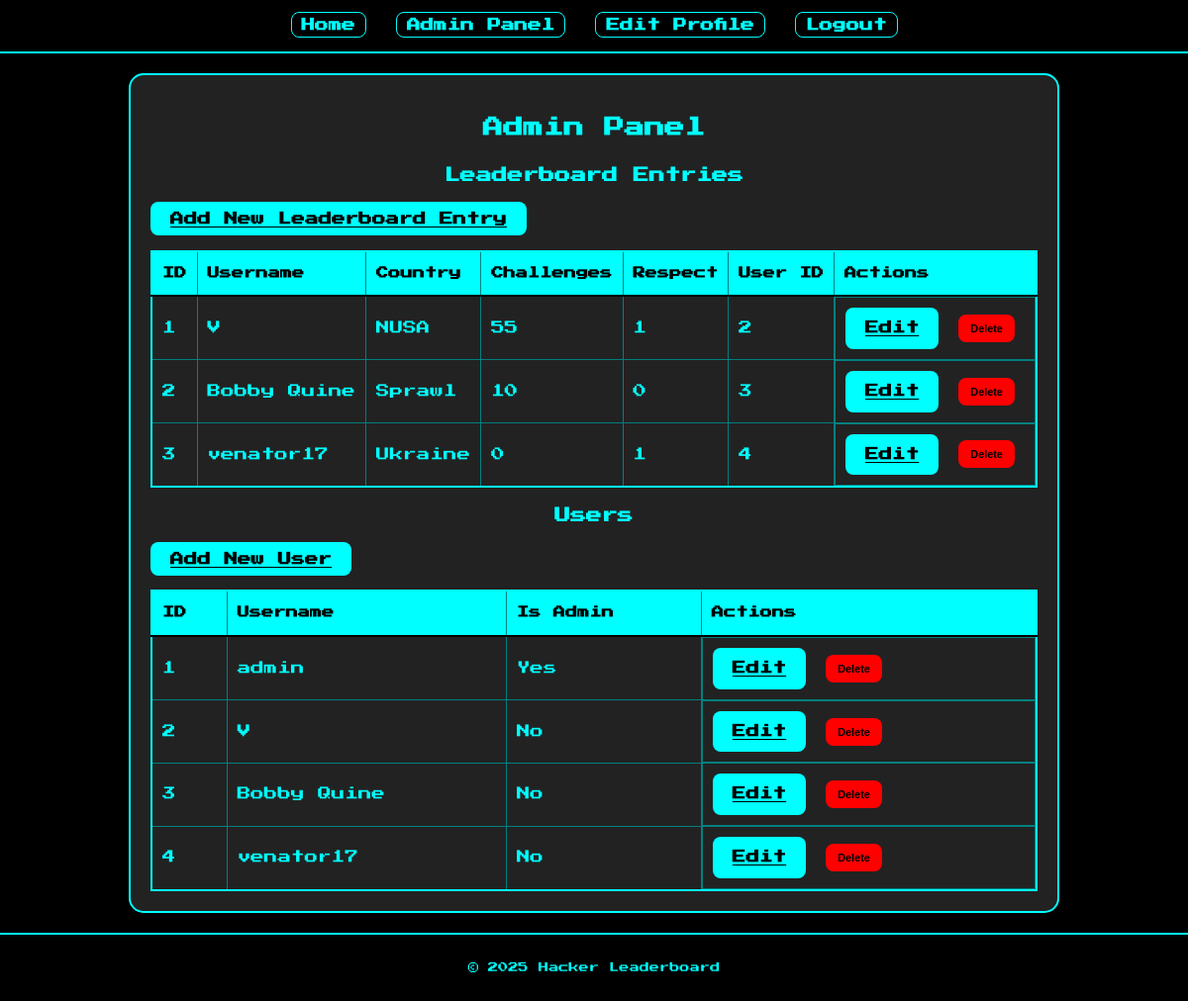
The page /admin (signed in) on the database its author committed.
### tables this page shows
CREATE TABLE leaderboard (
                id INTEGER PRIMARY KEY AUTOINCREMENT,
                username TEXT UNIQUE NOT NULL,
                country TEXT NOT NULL,
                challenges_completed INTEGER DEFAULT 0,
                respect INTEGER DEFAULT 0,
                user_id INTEGER,
                FOREIGN KEY (user_id) REFERENCES users (id)
            );

CREATE TABLE users (
                id INTEGER PRIMARY KEY AUTOINCREMENT,
                username TEXT UNIQUE NOT NULL,
                password TEXT NOT NULL,
                is_admin INTEGER DEFAULT 0
            );

### app.py (the view)
@app.route('/admin')
def admin_panel():
    db = get_db()
    leaderboard_entries = db.execute('SELECT * FROM leaderboard').fetchall()
    users = db.execute('SELECT * FROM users').fetchall()
    return render_template('admin.html', leaderboard_entries=leaderboard_entries, users=users)

### app.py (called while the page is built)
def get_db():
    db = getattr(g, '_database', None)
    if db is None:
        db = g._database = sqlite3.connect(DATABASE)
        db.row_factory = sqlite3.Row # This makes rows behave like dictionaries
    return db

@app.teardown_appcontext
def close_connection(exception):
    db = getattr(g, '_database', None)
    if db is not None:
        db.close()

@app.before_request
def check_admin_privileges():
    admin_endpoints = [
        'admin_panel', 'admin_add_leaderboard', 'admin_edit_leaderboard',
        'admin_delete_leaderboard', 'admin_add_user', 'admin_edit_user', 'admin_delete_user'
    ]
    if request.endpoint and request.endpoint in admin_endpoints and not session.get('is_admin'):
        flash('Access denied. Admin privileges required.', 'danger')
        return redirect(url_for('index'))

### templates/admin.html
{% extends 'base.html' %}
{% block content %}
    <h2>Admin Panel</h2>
    <h3>Leaderboard Entries</h3>
    <p><a href="{{ url_for('admin_add_leaderboard') }}" class="button">Add New Leaderboard Entry</a></p>
    <table>
        <thead>
            <tr>
                <th>ID</th>
                <th>Username</th>
                <th>Country</th>
                <th>Challenges</th>
                <th>Respect</th>
                <th>User ID</th>
                <th>Actions</th>
            </tr>
        </thead>
        <tbody>
            {% for entry in leaderboard_entries %}
            <tr>
                <td>{{ entry.id }}</td>
                <td>{{ entry.username }}</td>
                <td>{{ entry.country }}</td>
                <td>{{ entry.challenges_completed }}</td>
                <td>{{ entry.respect }}</td>
                <td>{{ entry.user_id }}</td>
                <td class="actions">
                    <a href="{{ url_for('admin_edit_leaderboard', entry_id=entry.id) }}" class="button">Edit</a>
                    <form action="{{ url_for('admin_delete_leaderboard', entry_id=entry.id) }}" method="post" onsubmit="return confirm('Are you sure you want to delete this leaderboard entry?');">
                        <button type="submit" class="button btn-danger">Delete</button>
                    </form>
                </td>
            </tr>
            {% endfor %}
        </tbody>
    </table>
    <h3>Users</h3>
    <p><a href="{{ url_for('admin_add_user') }}" class="button">Add New User</a></p>
    <table>
        <thead>
            <tr>
                <th>ID</th>
                <th>Username</th>
                <th>Is Admin</th>
                <th>Actions</th>
            </tr>
        </thead>
        <tbody>
            {% for user in users %}
            <tr>
                <td>{{ user.id }}</td>
                <td>{{ user.username }}</td>
                <td>{{ 'Yes' if user.is_admin else 'No' }}</td>
                <td class="actions">
                    <a href="{{ url_for('admin_edit_user', user_id=user.id) }}" class="button">Edit</a>
                    <form action="{{ url_for('admin_delete_user', user_id=user.id) }}" method="post" onsubmit="return confirm('Are you sure you want to delete this user?');">
                        <button type="submit" class="button btn-danger">Delete</button>
                    </form>
                </td>
            </tr>
            {% endfor %}
        </tbody>
    </table>
{% endblock %}

### templates/base.html (shortened to what this page needs)
<!DOCTYPE html>
<html lang="en">
<head>
    <link rel="stylesheet" href="{{ url_for('static', filename='style.css') }}">
    <link rel="stylesheet" href="https://code.jquery.com/ui/1.12.1/themes/base/jquery-ui.css">
</head>
<body>
    <header>
        <nav>
            <ul>
                <li><a href="{{ url_for('index') }}">Home</a></li>
                {% if session.get('logged_in') %}
                    {% if session.get('is_admin') %}
                        <li><a href="{{ url_for('admin_panel') }}">Admin Panel</a></li>
                    {% endif %}
                    <li><a href="{{ url_for('edit_profile') }}">Edit Profile</a></li>
                    <li><a href="{{ url_for('logout') }}">Logout</a></li>
                {% else %}
                    <li><a href="{{ url_for('login') }}">Login</a></li>
                    <li><a href="{{ url_for('register') }}">Register</a></li>
                {% endif %}
            </ul>
        </nav>
    </header>
    <div class="container">
        {% block content %}{% endblock %}
    </div>
    <footer>
        <p>&copy; 2025 Hacker Leaderboard</p>
    </footer>
</body>
</html>

### static/style.css (style rules this page uses)
:root { --pixel-font: 'Press Start 2P', monospace; --bg-black: #000000; --main-cyan: #00FFFF; --dark-cyan: #008080; --medium-grey: #444444; --dark-grey: #222222; }
body { font-family: var(--pixel-font); background-color: var(--bg-black); color: var(--main-cyan); margin: 0; padding: 0; display: flex; flex-direction: column; min-height: 100vh; font-size: 0.85em; line-height: 1.6; }
.container { max-width: 960px; margin: 20px auto; padding: 20px; background-color: var(--dark-grey); border: 2px solid var(--main-cyan); border-radius: 15px; }
h1, h2, h3 { color: var(--main-cyan); text-align: center; margin-bottom: 20px; }
header { background-color: var(--bg-black); padding: 15px 0; border-bottom: 2px solid var(--main-cyan); }
nav ul { list-style: none; padding: 0; margin: 0; display: flex; justify-content: center; }
nav ul li { margin: 0 15px; }
nav ul li a { color: var(--main-cyan); text-decoration: none; font-weight: bold; padding: 5px 10px; border: 1px solid var(--main-cyan); border-radius: 8px; transition: background-color 0.3s ease, color 0.3s ease; }
table { width: 100%; border-collapse: collapse; margin-top: 20px; border: 2px solid var(--main-cyan); overflow: hidden; }
th, td { border: 1px solid var(--dark-cyan); padding: 10px; text-align: left; color: var(--main-cyan); }
th { background-color: var(--main-cyan); font-weight: bold; color: var(--bg-black); padding: 12px 10px; font-size: 0.9em; border-bottom: 2px solid var(--bg-black); }
tr:nth-child(even) { background-color: var(--dark-grey); }
form { background-color: var(--dark-grey); padding: 20px; border: 2px solid var(--main-cyan); border-radius: 15px; margin-top: 20px; }
button, input[type="submit"], .button { background-color: var(--main-cyan); color: var(--bg-black); border: none; padding: 10px 20px; border-radius: 8px; cursor: pointer; font-size: 1em; font-weight: bold; transition: background-color 0.3s ease, transform 0.2s ease; margin-right: 10px; }
.btn-danger { background-color: #FF0000; color: var(--bg-black); }
.actions { display: flex; gap: 10px; align-items: center; }
.actions form { margin: 0; padding: 0; background: none; border: none; display: inline; }
.actions button { padding: 8px 12px; font-size: 0.8em; }
footer { margin-top: auto; padding: 15px; background-color: var(--bg-black); border-top: 2px solid var(--main-cyan); text-align: center; color: var(--main-cyan); font-size: 0.75em; }

### rows shown on the page
leaderboard: id "1", username "V", country "NUSA", challenges_completed "55", respect "1", user_id "2"
leaderboard: id "2", username "Bobby Quine", country "Sprawl", challenges_completed "10", respect "0", user_id "3"
leaderboard: id "3", username "venator17", country "Ukraine", challenges_completed "0", respect "1", user_id "4"
users: id "1", username "admin", is_admin "Yes"
users: id "2", username "V", is_admin "No"
users: id "3", username "Bobby Quine", is_admin "No"
users: id "4", username "venator17", is_admin "No"
